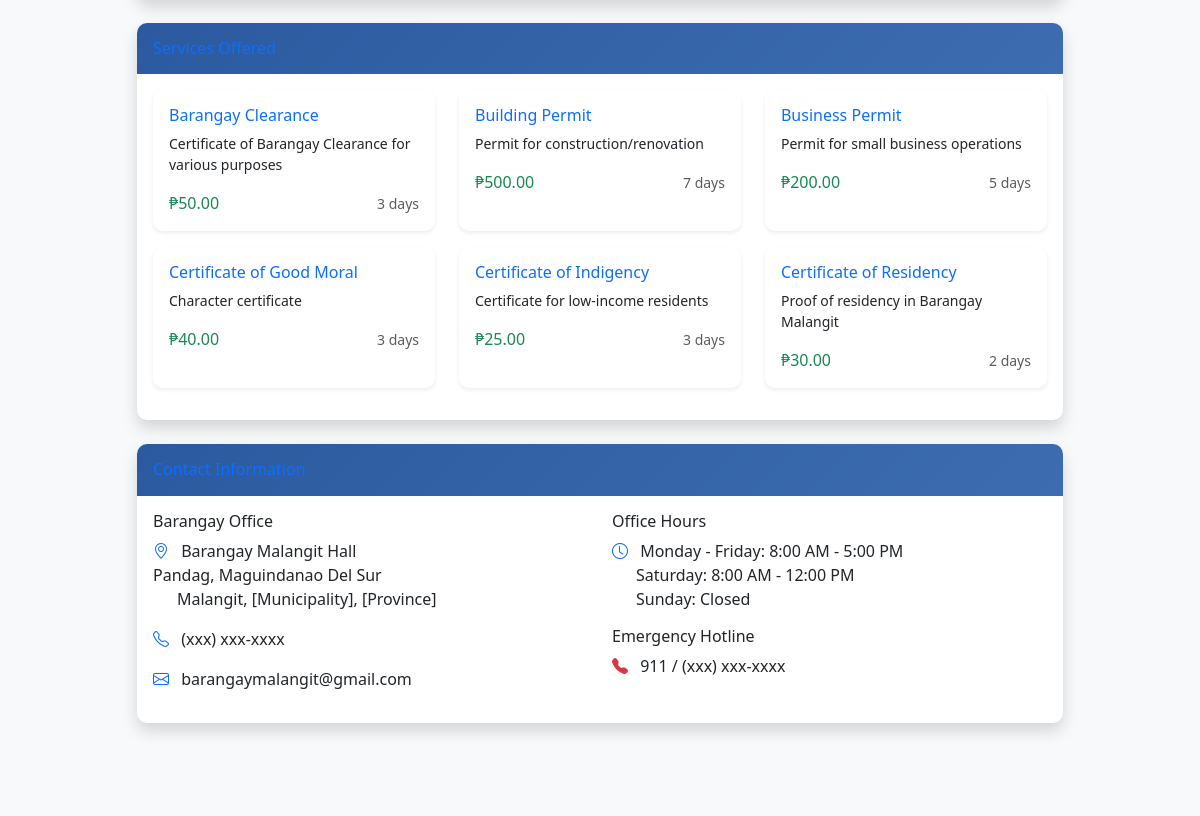
/about.php (middle part), run on an earlier commit of the app's database.
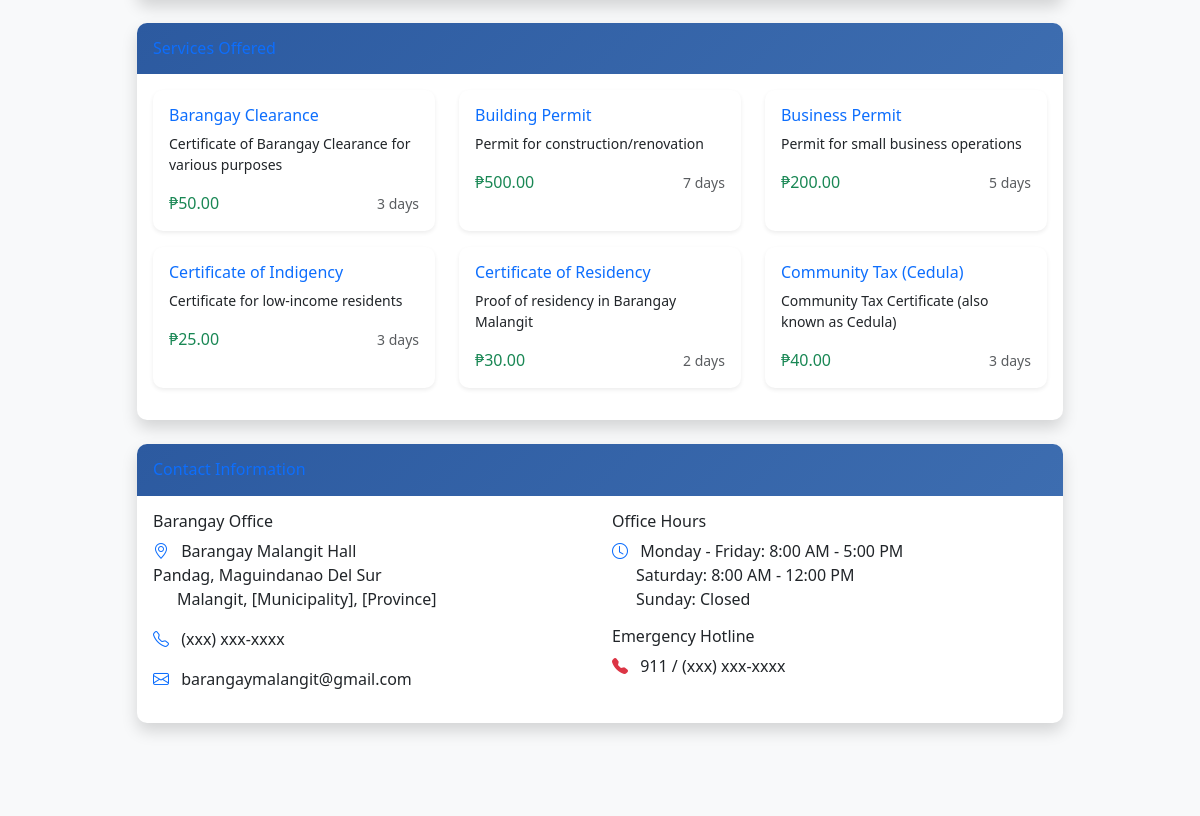
And on a later commit of the database.
### tables this page shows
CREATE TABLE `document_types` (
  `id` int(11) NOT NULL,
  `type_name` varchar(100) NOT NULL,
  `description` text DEFAULT NULL,
  `fee` decimal(8,2) DEFAULT 0.00,
  `requirements` text DEFAULT NULL,
  `processing_days` int(11) DEFAULT 3,
  `is_active` tinyint(1) DEFAULT 1,
  `created_at` timestamp NOT NULL DEFAULT current_timestamp()
);

### about.php (the view, shortened to what this page needs)
<?php
require_once 'header.php';
?>
<div class="container py-4">
    <div class="row justify-content-center">
        <div class="col-lg-10">
            <div class="card shadow mb-4">
                <div class="card-header py-3">
                    <h6 class="m-0 font-weight-bold text-primary">Services Offered</h6>
                </div>
                <div class="card-body">
                    <div class="row">
                        <?php
                        $stmt = $pdo->prepare("SELECT * FROM document_types WHERE is_active = 1 ORDER BY type_name");
                        $stmt->execute();
                        $documentTypes = $stmt->fetchAll();
                        foreach ($documentTypes as $doc) {
                            echo '<div class="col-md-6 col-lg-4 mb-3">';
                            echo '<div class="card h-100 border-left-primary">';
                            echo '<div class="card-body">';
                            echo '<h6 class="card-title text-primary">' . htmlspecialchars($doc['type_name']) . '</h6>';
                            echo '<p class="card-text small">' . htmlspecialchars($doc['description']) . '</p>';
                            echo '<div class="d-flex justify-content-between align-items-center">';
                            echo '<span class="text-success font-weight-bold">₱' . number_format($doc['fee'], 2) . '</span>';
                            echo '<span class="text-muted small">' . $doc['processing_days'] . ' days</span>';
                            echo '</div>';
                            echo '</div>';
                            echo '</div>';
                            echo '</div>';
                        }
                        ?>
                    </div>
                </div>
            </div>
            <div class="card shadow mb-4">
                <div class="card-header py-3">
                    <h6 class="m-0 font-weight-bold text-primary">Contact Information</h6>
                </div>
                <div class="card-body">
                    <div class="row">
                        <div class="col-md-6">
                            <h6>Barangay Office</h6>
                            <p>
                                <i class="bi bi-geo-alt text-primary me-2"></i>
                                Barangay Malangit Hall<br>
                                Pandag, Maguindanao Del Sur<br>
                                <span class="ms-4">Malangit, [Municipality], [Province]</span>
                            </p>
                            <p>
                                <i class="bi bi-telephone text-primary me-2"></i>
                                (xxx) xxx-xxxx
                            </p>
                            <p>
                                <i class="bi bi-envelope text-primary me-2"></i>
                                barangaymalangit@gmail.com
                            </p>
                        </div>
                        <div class="col-md-6">
                            <h6>Office Hours</h6>
                            <p>
                                <i class="bi bi-clock text-primary me-2"></i>
                                Monday - Friday: 8:00 AM - 5:00 PM<br>
                                <span class="ms-4">Saturday: 8:00 AM - 12:00 PM</span><br>
                                <span class="ms-4">Sunday: Closed</span>
                            </p>
                            <h6 class="mt-3">Emergency Hotline</h6>
                            <p>
                                <i class="bi bi-telephone-fill text-danger me-2"></i>
                                911 / (xxx) xxx-xxxx
                            </p>
                        </div>
                    </div>
                </div>
            </div>
        </div>
    </div>
</div>
<?php require_once 'footer.php'; ?>

What changed in the data, as far as the page shows it:
changed document_types: type_name "Certificate of Good Moral" → "Community Tax (Cedula)"; description "Character certificate" → "Community Tax Certificate (also known as Cedula)"; moves down the list
